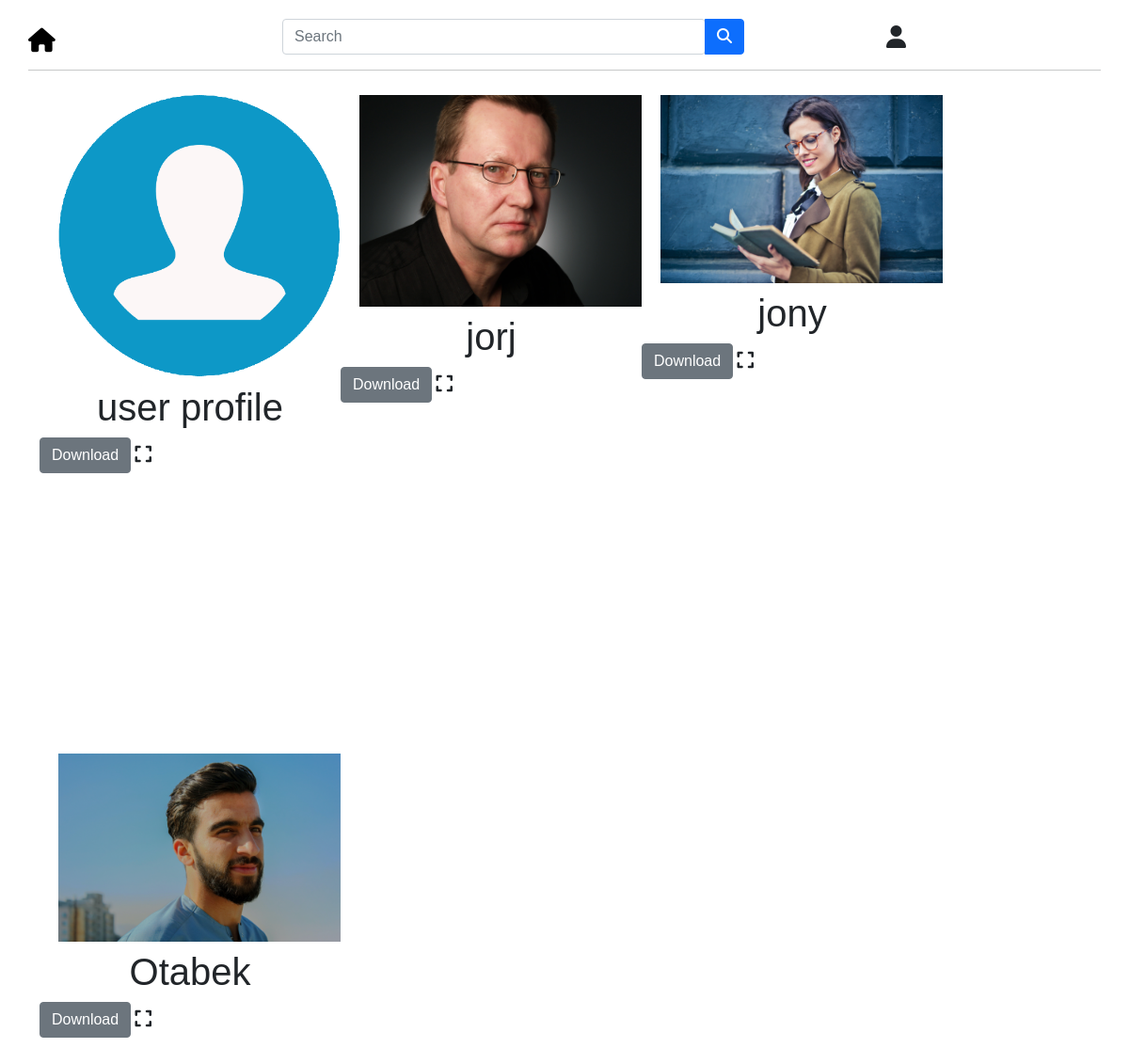
The app's page /, older data.
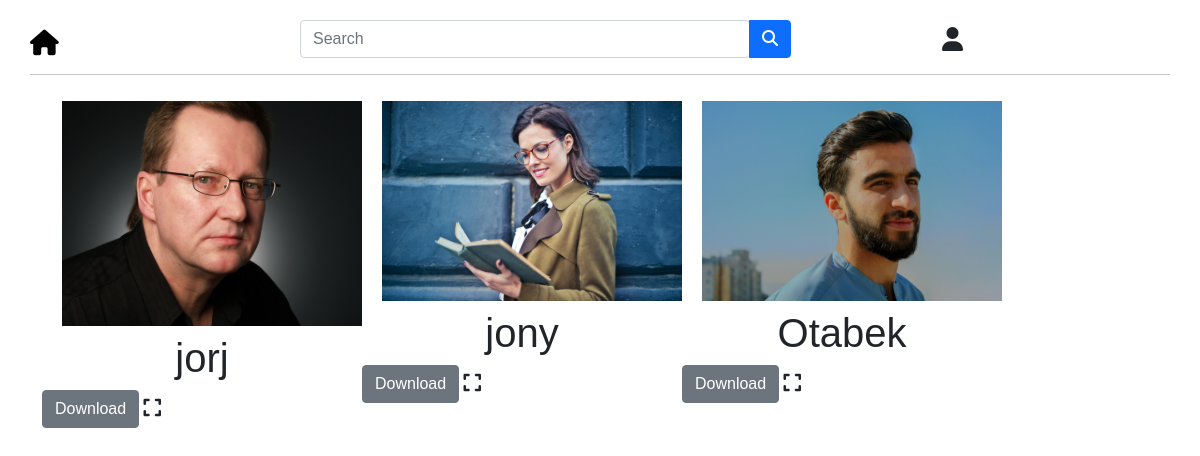
The same page, newer data.
### dictionary/models.py (models this page shows, shortened)
class UploadImg(models.Model):
    img_title = models.CharField(max_length=150)
    img = models.FileField()

### dictionary/views.py (the view)
# urls.py: path('', home, name="home"),
def home(request):
    imges = UploadImg.objects.all()
    return render(request, 'home.html', {"vid":imges})

### templates/home.html (shortened to what this page needs)
{% load static %}
<!DOCTYPE html>
<html lang="en">
<head>
  <link href="https://cdn.jsdelivr.net/npm/bootstrap@5.0.2/dist/css/bootstrap.min.css" rel="stylesheet"
>
  <link rel="stylesheet" href="https://cdnjs.cloudflare.com/ajax/libs/font-awesome/6.1.1/css/all.min.css">
  <link rel="stylesheet" href="{% static 'css/style.css' %}">
</head>
<body>
  {% include 'includes/nav.html' %}
  <hr class="container">
  {% block content %}
  <div class="vid container ">
    {% for v in vid %}
    <div class="wrap">
      <div class="height">
        <img src="{{ v.img.url }}" alt="..." id="img">
        <div class="flex">
          <h1 class="text-center mt-2">{{ v.img_title }}</h1>
        </div>
        <a href="{{ v.img.url }}" download class="btn btn-secondary">Download</a>
        <a href="#"><i class="fa-solid fa-expand fa-lg text-dark"></i></a>
      </div>
    </div>
    {% endfor %}
  </div>
  {% endblock content %}
</body>
</html>

Row changes from the older to the newer data that the page shows:
removed UploadImg: img (placeholder picture), img_title "user profile"
